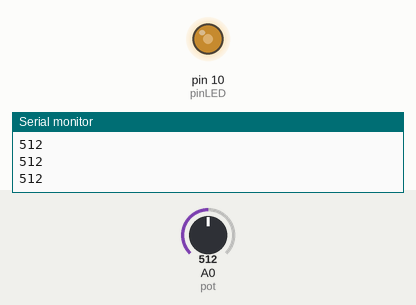
Bench run of a sketch on a simulated Arduino Uno, built with avr-gcc and run on an emulated ATmega328P. On the bench: output pins drawn as LEDs (lit = HIGH), the last lines printed to the serial monitor. The inputs (shaded band) are chosen by the test bench; at power-on: A0 (pot) = 512.

Above: at 1.2 s.
1.3 s: A0 (pot) set to 716
At 2.5 s:
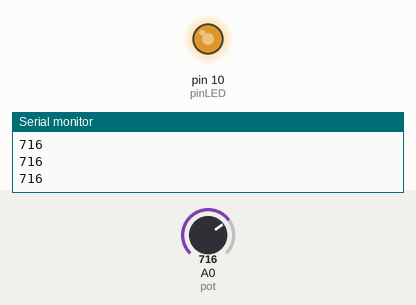
2.8 s: A0 (pot) set to 900
At 4.0 s:
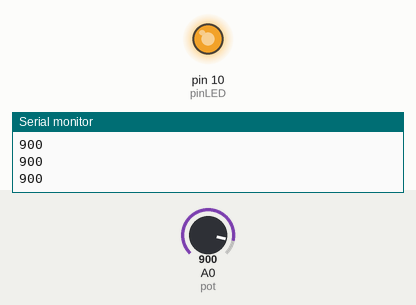
4.3 s: A0 (pot) set to 122
At 5.4 s:
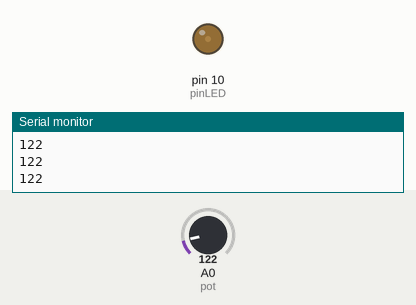
5.8 s: A0 (pot) set to 0
At 6.6 s:
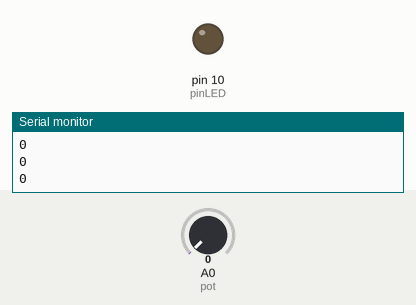
Timing chart, 0 to 8.3 s (numbered marks = the images above; inputs shaded):
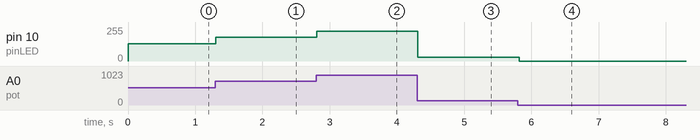

The sketch:

PWM.ino
```cpp
int pinLED = 10;                //Conectamos el LED al pin 10
int valorPot;                   //Lectura del potenciómetro
int valorLED;                   //Intensidad del LED

void setup() {
  Serial.begin(9600);           //Abrimos comunicación serie
  pinMode(pinLED,OUTPUT);       //Configuramos el pin del LED
}

void loop() {
  valorPot = analogRead(A0);    //Leemos el potenciómetro
  Serial.println(valorPot);  //Mostramos el valor por consola

  valorLED = valorPot/4;        //Rango pot(0-1023), rango led(0-255)

  analogWrite(pinLED, valorLED);    //Escribimos el valor de intensidad del LED

  delay(100);
}
```

Measured:
- after the input at 1.3 s, pin 10 (pinLED): 128/255 → 179/255 at once
- after the input at 2.8 s, pin 10 (pinLED): 179/255 → 225/255 at once
- after the input at 4.3 s, pin 10 (pinLED): 225/255 → 30/255 at once
- after the input at 5.8 s, pin 10 (pinLED): 30/255 → 0/255 at once
